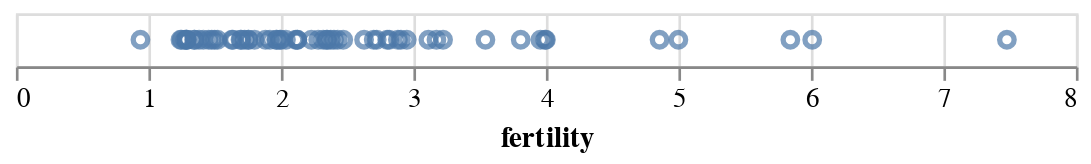

This figure's notebook cell:
### Markdown cell above
### 3.1 X

- `x` 인코딩 채널로 (마크의 수평 위치) x 좌표를 설정한다. 
  - 축의 제목은 자동적으로 지정된다. 
  - 아래 차트에서는  
    데이터 유형을 정량형 `Q`로 지정하였으므로,  
    연속적인 선형 축 스케일로 자동 처리되었다.

### Code cell
alt.Chart(data2000).mark_point().encode(
    alt.X('fertility:Q')
)

### Figure 1 — Vega-Lite specification as saved in the notebook (floating-point values rounded to 4 significant figures)
{"config": {"view": {"continuousWidth": 400, "continuousHeight": 300}}, "data": {"name": "data-fdeb0b749a6385830bd1445d39ad6ea0"}, "mark": "point", "encoding": {"x": {"type": "quantitative", "field": "fertility"}}, "$schema": "https://vega.github.io/schema/vega-lite/v4.8.1.json", "datasets": {"data-fdeb0b749a6385830bd1445d39ad6ea0": [{"year": 2000, "country": "Afghanistan", "cluster": 0, "pop": 23898198, "life_expect": 42.13, "fertility": 7.479}, {"year": 2000, "country": "Argentina", "cluster": 3, "pop": 37497728, "life_expect": 74.34, "fertility": 2.35}, {"year": 2000, "country": "Aruba", "cluster": 3, "pop": 69539, "life_expect": 73.45, "fertility": 2.124}, {"year": 2000, "country": "Australia", "cluster": 4, "pop": 19164620, "life_expect": 80.37, "fertility": 1.756}, {"year": 2000, "country": "Austria", "cluster": 1, "pop": 8113413, "life_expect": 78.98, "fertility": 1.382}, {"year": 2000, "country": "Bahamas", "cluster": 3, "pop": 290075, "life_expect": 71.07, "fertility": 2.111}, {"year": 2000, "country": "Bangladesh", "cluster": 0, "pop": 130406594, "life_expect": 62.01, "fertility": 3.224}, {"year": 2000, "country": "Barbados", "cluster": 3, "pop": 273483, "life_expect": 75.97, "fertility": 1.5}, {"year": 2000, "country": "Belgium", "cluster": 1, "pop": 10263618, "life_expect": 78.32, "fertility": 1.638}, {"year": 2000, "country": "Bolivia", "cluster": 3, "pop": 8152620, "life_expect": 63.88, "fertility": 3.958}, {"year": 2000, "country": "Brazil", "cluster": 3, "pop": 175552771, "life_expect": 71.01, "fertility": 2.345}, {"year": 2000, "country": "Canada", "cluster": 3, "pop": 31278097, "life_expect": 79.77, "fertility": 1.522}, {"year": 2000, "country": "Chile", "cluster": 3, "pop": 15153450, "life_expect": 77.86, "fertility": 2.0}, {"year": 2000, "country": "China", "cluster": 4, "pop": 1262645000, "life_expect": 72.03, "fertility": 1.7}, {"year": 2000, "country": "Colombia", "cluster": 3, "pop": 39685655, "life_expect": 71.68, "fertility": 2.47}, {"year": 2000, "country": "Costa Rica", "cluster": 3, "pop": 3710558, "life_expect": 78.12, "fertility": 2.281}, {"year": 2000, "country": "Croatia", "cluster": 1, "pop": 4410830, "life_expect": 74.88, "fertility": 1.348}, {"year": 2000, "country": "Cuba", "cluster": 3, "pop": 11134273, "life_expect": 77.16, "fertility": 1.63}, {"year": 2000, "country": "Dominican Republic", "cluster": 3, "pop": 8385828, "life_expect": 70.85, "fertility": 2.95}, {"year": 2000, "country": "Ecuador", "cluster": 3, "pop": 12505204, "life_expect": 74.17, "fertility": 2.817}, {"year": 2000, "country": "Egypt", "cluster": 5, "pop": 70492342, "life_expect": 69.81, "fertility": 3.174}, {"year": 2000, "country": "El Salvador", "cluster": 3, "pop": 6122515, "life_expect": 70.73, "fertility": 2.883}, {"year": 2000, "country": "Finland", "cluster": 1, "pop": 5168595, "life_expect": 78.37, "fertility": 1.754}, {"year": 2000, "country": "France", "cluster": 1, "pop": 59381628, "life_expect": 79.59, "fertility": 1.883}, {"year": 2000, "country": "Georgia", "cluster": 1, "pop": 4777209, "life_expect": 70.48, "fertility": 1.478}, {"year": 2000, "country": "Germany", "cluster": 1, "pop": 82187909, "life_expect": 78.67, "fertility": 1.346}, {"year": 2000, "country": "Greece", "cluster": 1, "pop": 10559110, "life_expect": 78.26, "fertility": 1.277}, {"year": 2000, "country": "Grenada", "cluster": 3, "pop": 89312, "life_expect": 67.75, "fertility": 2.429}, {"year": 2000, "country": "Haiti", "cluster": 3, "pop": 7306302, "life_expect": 58.14, "fertility": 4.0}, {"year": 2000, "country": "Hong Kong", "cluster": 4, "pop": 6658720, "life_expect": 81.5, "fertility": 0.94}, {"year": 2000, "country": "Iceland", "cluster": 1, "pop": 281043, "life_expect": 80.5, "fertility": 1.993}, {"year": 2000, "country": "India", "cluster": 0, "pop": 1007702000, "life_expect": 62.88, "fertility": 3.113}, {"year": 2000, "country": "Indonesia", "cluster": 4, "pop": 206265000, "life_expect": 68.59, "fertility": 2.376}, {"year": 2000, "country": "Iran", "cluster": 5, "pop": 65660289, "life_expect": 69.45, "fertility": 2.124}, {"year": 2000, "country": "Iraq", "cluster": 5, "pop": 22675617, "life_expect": 57.05, "fertility": 4.858}, {"year": 2000, "country": "Ireland", "cluster": 1, "pop": 3791690, "life_expect": 77.78, "fertility": 1.969}, {"year": 2000, "country": "Israel", "cluster": 5, "pop": 5842454, "life_expect": 79.7, "fertility": 2.906}, {"year": 2000, "country": "Italy", "cluster": 1, "pop": 57719337, "life_expect": 80.24, "fertility": 1.286}, {"year": 2000, "country": "Jamaica", "cluster": 3, "pop": 2615467, "life_expect": 72.05, "fertility": 2.628}, {"year": 2000, "country": "Japan", "cluster": 4, "pop": 126699784, "life_expect": 82.0, "fertility": 1.291}, {"year": 2000, "country": "Kenya", "cluster": 2, "pop": 29985839, "life_expect": 50.99, "fertility": 5.0}, {"year": 2000, "country": "South Korea", "cluster": 4, "pop": 21647682, "life_expect": 66.66, "fertility": 1.917}, {"year": 2000, "country": "North Korea", "cluster": 4, "pop": 47351083, "life_expect": 77.05, "fertility": 1.242}, {"year": 2000, "country": "Lebanon", "cluster": 5, "pop": 3578036, "life_expect": 71.03, "fertility": 2.319}, {"year": 2000, "country": "Mexico", "cluster": 3, "pop": 99926620, "life_expect": 74.9, "fertility": 2.401}, {"year": 2000, "country": "Netherlands", "cluster": 1, "pop": 15907853, "life_expect": 78.53, "fertility": 1.726}, {"year": 2000, "country": "New Zealand", "cluster": 4, "pop": 3819762, "life_expect": 79.11, "fertility": 1.964}, {"year": 2000, "country": "Nigeria", "cluster": 2, "pop": 114306700, "life_expect": 46.61, "fertility": 5.845}, {"year": 2000, "country": "Norway", "cluster": 1, "pop": 4492400, "life_expect": 79.05, "fertility": 1.801}, {"year": 2000, "country": "Pakistan", "cluster": 0, "pop": 146342958, "life_expect": 63.61, "fertility": 3.994}, {"year": 2000, "country": "Peru", "cluster": 3, "pop": 25979722, "life_expect": 69.91, "fertility": 2.7}, {"year": 2000, "country": "Philippines", "cluster": 4, "pop": 79739825, "life_expect": 70.3, "fertility": 3.544}, {"year": 2000, "country": "Poland", "cluster": 1, "pop": 38654164, "life_expect": 74.67, "fertility": 1.251}, {"year": 2000, "country": "Portugal", "cluster": 1, "pop": 10335597, "life_expect": 77.29, "fertility": 1.454}, {"year": 2000, "country": "Rwanda", "cluster": 2, "pop": 7507056, "life_expect": 43.41, "fertility": 6.01}, {"year": 2000, "country": "Saudi Arabia", "cluster": 5, "pop": 23153090, "life_expect": 71.63, "fertility": 3.81}, {"year": 2000, "country": "South Africa", "cluster": 2, "pop": 44066197, "life_expect": 53.37, "fertility": 2.802}, {"year": 2000, "country": "Spain", "cluster": 1, "pop": 40016081, "life_expect": 79.78, "fertility": 1.287}, {"year": 2000, "country": "Switzerland", "cluster": 1, "pop": 7266920, "life_expect": 80.62, "fertility": 1.415}, {"year": 2000, "country": "Turkey", "cluster": 1, "pop": 65666677, "life_expect": 70.84, "fertility": 2.23}, {"year": 2000, "country": "United Kingdom", "cluster": 1, "pop": 59522468, "life_expect": 78.47, "fertility": 1.695}, {"year": 2000, "country": "United States", "cluster": 3, "pop": 282338631, "life_expect": 77.31, "fertility": 2.038}, {"year": 2000, "country": "Venezuela", "cluster": 3, "pop": 23542649, "life_expect": 72.77, "fertility": 2.723}]}}
